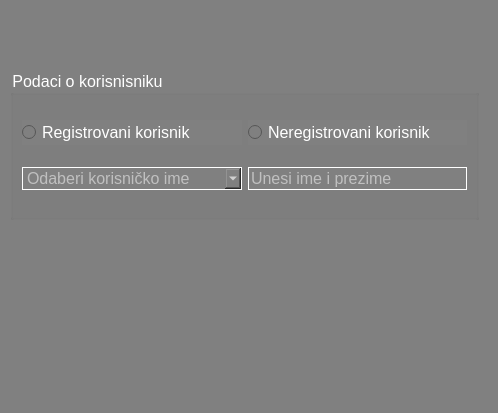
<?xml version="1.0" encoding="UTF-8"?>
<ui version="4.0">
 <class>Frame</class>
 <widget class="QFrame" name="Frame">
  <property name="geometry">
   <rect>
    <x>0</x>
    <y>0</y>
    <width>498</width>
    <height>413</height>
   </rect>
  </property>
  <property name="windowTitle">
   <string>Frame</string>
  </property>
  <property name="styleSheet">
   <string notr="true">background:  gray</string>
  </property>
  <widget class="QGroupBox" name="groupBox">
   <property name="geometry">
    <rect>
     <x>10</x>
     <y>70</y>
     <width>469</width>
     <height>150</height>
    </rect>
   </property>
   <property name="sizePolicy">
    <sizepolicy hsizetype="Preferred" vsizetype="Maximum">
     <horstretch>0</horstretch>
     <verstretch>0</verstretch>
    </sizepolicy>
   </property>
   <property name="minimumSize">
    <size>
     <width>0</width>
     <height>150</height>
    </size>
   </property>
   <property name="font">
    <font>
     <pointsize>12</pointsize>
    </font>
   </property>
   <property name="styleSheet">
    <string notr="true">color: white</string>
   </property>
   <property name="title">
    <string>Podaci o korisnisniku</string>
   </property>
   <layout class="QHBoxLayout" name="horizontalLayout" stretch="1,1">
    <item>
     <layout class="QVBoxLayout" name="verticalLayout_2" stretch="0,0">
      <item>
       <widget class="QRadioButton" name="registered_rb">
        <property name="font">
         <font>
          <pointsize>12</pointsize>
         </font>
        </property>
        <property name="text">
         <string>Registrovani korisnik</string>
        </property>
       </widget>
      </item>
      <item>
       <widget class="QComboBox" name="username_cb">
        <property name="font">
         <font>
          <pointsize>12</pointsize>
         </font>
        </property>
        <property name="styleSheet">
         <string notr="true">border: 1px solid white; color: white</string>
        </property>
        <property name="placeholderText">
         <string>Odaberi korisničko ime</string>
        </property>
        <property name="frame">
         <bool>false</bool>
        </property>
       </widget>
      </item>
     </layout>
    </item>
    <item>
     <layout class="QVBoxLayout" name="verticalLayout_3">
      <item>
       <widget class="QRadioButton" name="unregistered_rb">
        <property name="font">
         <font>
          <pointsize>12</pointsize>
         </font>
        </property>
        <property name="text">
         <string>Neregistrovani korisnik</string>
        </property>
       </widget>
      </item>
      <item>
       <widget class="QLineEdit" name="name_input">
        <property name="font">
         <font>
          <pointsize>12</pointsize>
         </font>
        </property>
        <property name="styleSheet">
         <string notr="true">border: 1px solid white; color: white</string>
        </property>
        <property name="placeholderText">
         <string>Unesi ime i prezime</string>
        </property>
       </widget>
      </item>
     </layout>
    </item>
   </layout>
  </widget>
 </widget>
 <resources/>
 <connections/>
</ui>
